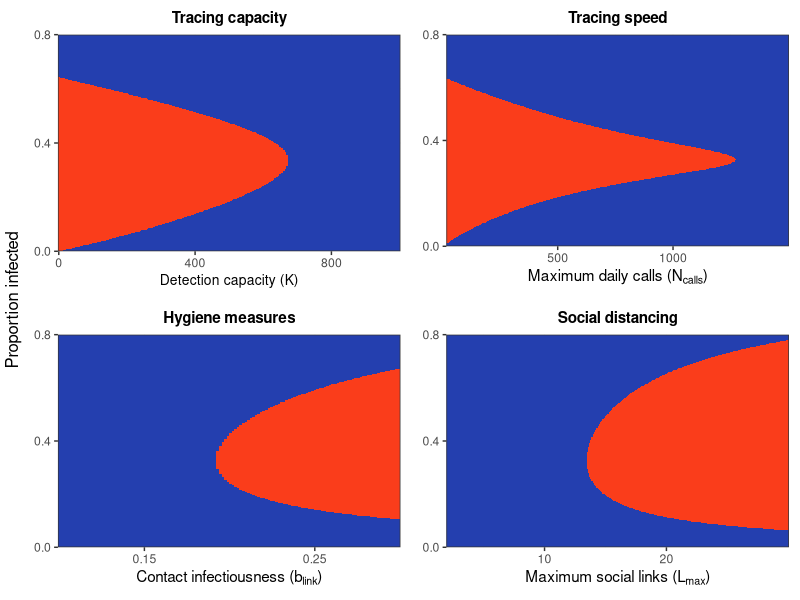
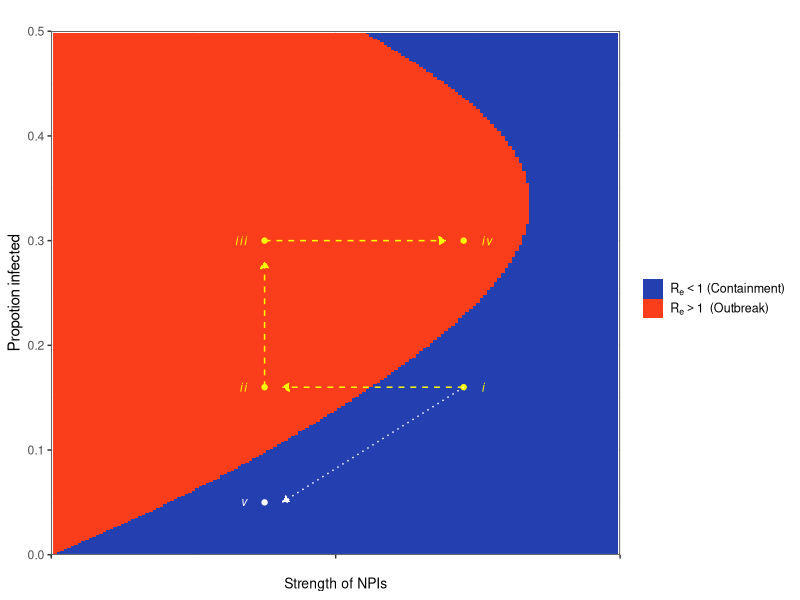
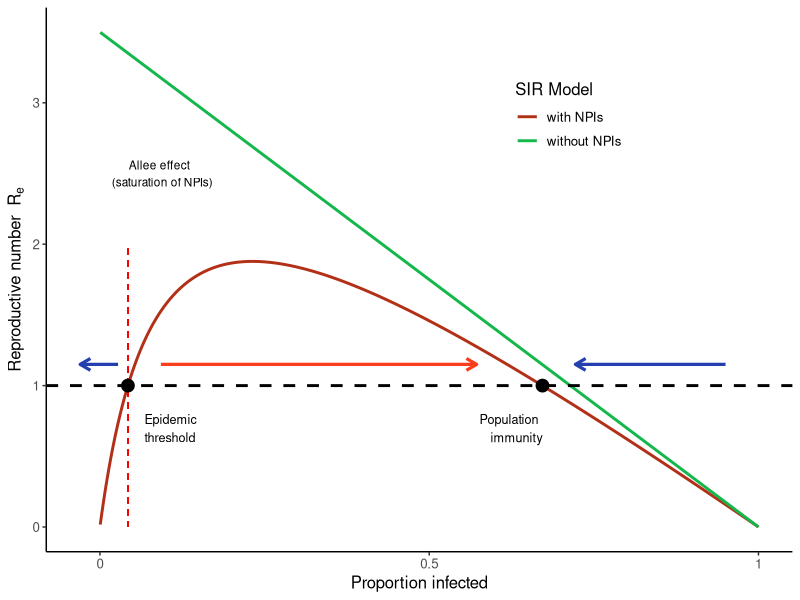
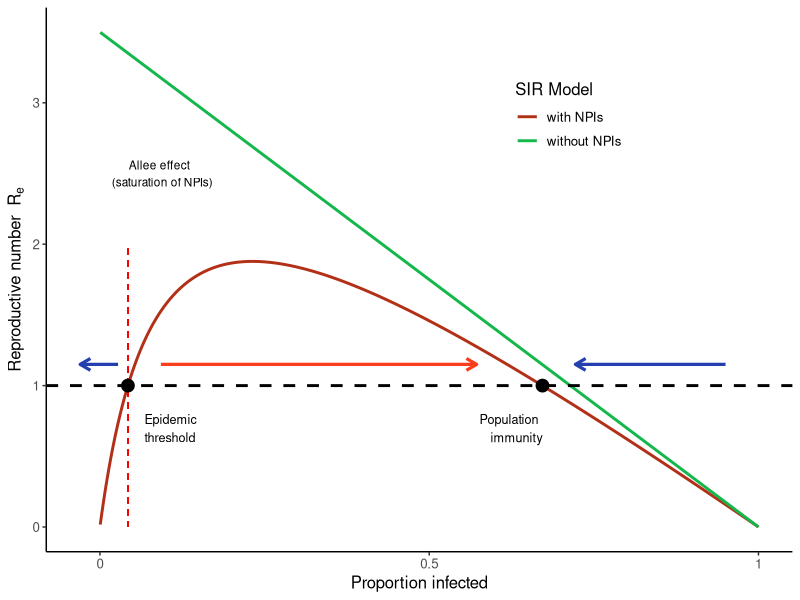

Write R code to recreate these figures, in order.
###### Plot the state space of Rt against N infected for different interventions

# Variables
#
# Npop: overall population
# pCall: probability that an attempt to contact individual is succesful
# pInfection: probability that a close contact is infected
# maxLinks: average number of close contacts that non detected infected individuals make
# NDailyCalls: daily number of contacting attempts that can be performed
# maxDetected: maximum number of infected individuals that can be detected
# infectedSubsample: plotting parameter to subsample infected for 2D rasters
# propInfectedMax: plotting parameter to truncate 2D plots vertically

library(tidyr)
library(ggplot2)
library(reshape)
library(dplyr)
library(gridExtra)
library(cowplot)
library(gtable)

#########
# ---- Basic model functions ----
########

# function of effective social links by day
links_fun <- function(maxLinks, day){
  return(maxLinks * (day^4) / (day^4 + 7^4))
}

# calculate the expected number of links of detected individuals
expected_links <- function(maxLinks, pContact){
  days <- c(0:20)
  pDay <- dgeom(days, pContact)
  pDay[length(pDay)] <- 1 - sum(pDay[1:(length(pDay)-1)])
  links <- links_fun(maxLinks, days)
  expectedLinks <- sum(pDay * links)
  return(expectedLinks)
}

# calculate Rt for given parameters
calculate_Rt <- function(maxDetected, maxLinks, Infected, pCall, NDailyCalls,
                   pInfection, Npop){
  # Expected number of detected individuals
  pDetected <- maxDetected / (maxDetected + Infected)
  NDetected <- pDetected * Infected
  # Daily probability that a detected individual is contacted
  pContact <- 1 - (1-pCall)^(NDailyCalls/NDetected)
  # Number of expected social links for detected individuals
  detectedLinks <- expected_links(maxLinks, pContact)
  # Probability that a contact of an infected is susceptible
  pSusceptible<- (Npop - Infected - 1) / (Npop - 1)
  # Rt calculation
  Rt <- pSusceptible * pInfection * (pDetected*detectedLinks + (1-pDetected)*maxLinks)
  return(Rt)
}

# calculates Rt for a vector of values of Infected
calculate_Rt_range <- function(maxDetected, maxLinks, Infected, pCall,
                               NDailyCalls, pInfection, Npop){
  RtVec <- vector()
  for (i in c(1:length(Infected))) {
    RtVec[i] <- calculate_Rt(maxDetected, maxLinks, Infected[i], pCall,
                             NDailyCalls, pInfection, Npop)
  }
  return(RtVec)
}

##############################
# --- Functions that generate phase space -----
#############################

### Calculate Rt for a varying number of detection capacity
Rt_detected <- function(maxLinks, maxDetected, pCall,  pInfection,
                     NDailyCalls, Npop, propInfectedMax = 1){
  infected <- c(1:round(Npop*propInfectedMax))
  RtSpace <- matrix(NA, ncol=length(maxDetected), nrow=length(infected))
  for(md in c(1:length(maxDetected))) {
    RtSpace[,md] <-  calculate_Rt_range(maxDetected=maxDetected[md],
                                        maxLinks=maxLinks, Infected=infected,
                                        pCall=pCall,
                                        NDailyCalls=NDailyCalls,
                                        pInfection=pInfection,
                                        Npop=Npop)
  }
  colnames(RtSpace) <- maxDetected
  rownames(RtSpace) <- infected
  return(RtSpace)
}


### Calculate Rt for a varying number of daily calls
Rt_calls <- function(maxLinks, maxDetected, pCall,  pInfection,
                     NDailyCalls, Npop, propInfectedMax = 1){
  infected <- c(1:round(Npop*propInfectedMax))
  RtSpace <- matrix(NA, ncol=length(NDailyCalls), nrow=length(infected))
  for(nc in c(1:length(NDailyCalls))) {
    RtSpace[,nc] <-  calculate_Rt_range(maxDetected=maxDetected,
                                        maxLinks=maxLinks, Infected=infected,
                                        pCall=pCall,
                                        NDailyCalls=NDailyCalls[nc],
                                        pInfection=pInfection,
                                        Npop=Npop)
  }
  colnames(RtSpace) <- NDailyCalls
  rownames(RtSpace) <- infected
  return(RtSpace)
}


### Calculate Rt for a varying number of maximum contacts
Rt_links <- function(maxLinks, maxDetected, pCall,  pInfection,
                     NDailyCalls, Npop, propInfectedMax = 1){
  infected <- c(1:round(Npop*propInfectedMax))
  RtSpace <- matrix(NA, ncol=length(maxLinks), nrow=length(infected))
  for(ml in c(1:length(maxLinks))) {
    RtSpace[,ml] <-  calculate_Rt_range(maxDetected=maxDetected,
                                        maxLinks=maxLinks[ml], Infected=infected,
                                        pCall=pCall,
                                        NDailyCalls=NDailyCalls,
                                        pInfection=pInfection,
                                        Npop=Npop)
  }
  colnames(RtSpace) <- maxLinks
  rownames(RtSpace) <- infected
  return(RtSpace)
}

### Calculate Rt for a varying number of probability of infectious close contact
Rt_pInfection <- function(maxLinks, maxDetected, pCall,  pInfection,
                     NDailyCalls, Npop, propInfectedMax = 1){
  infected <- c(1:round(Npop*propInfectedMax))
  RtSpace <- matrix(NA, ncol=length(pInfection), nrow=length(infected))
  for(pI in c(1:length(pInfection))) {
    RtSpace[,pI] <-  calculate_Rt_range(maxDetected=maxDetected,
                                        maxLinks=maxLinks, Infected=infected,
                                        pCall=pCall,
                                        NDailyCalls=NDailyCalls,
                                        pInfection=pInfection[pI],
                                        Npop=Npop)
  }
  colnames(RtSpace) <- pInfection
  rownames(RtSpace) <- infected
  return(RtSpace)
}

# Enlongate and subsample matrix, and binarize, to draw raster in ggplot
# varNames is the names of the columns
# infectedSubsample indicates to keep 1 of every infectedSumsample infected values
enlongate_matrix <- function(inputMatrix, varNames, infectedSubsample) {
  longDF <- melt.array(inputMatrix, varnames = varNames) %>%
    dplyr::rename(., Rt = value) %>%
    dplyr::mutate(., Rt_exp = as.factor(as.integer(Rt > 1))) %>%
    as_tibble(.) %>%
    dplyr::filter(., (Infected %% infectedSubsample) == 0)
  return(longDF)
}

# plot 2D
plot_phase_space <- function(inputDF, reverse = FALSE){
  spacePlot <- ggplot(inputDF, aes(x = measure, y = Infected, fill = Rt_exp)) +
    geom_raster() +
    scale_fill_manual(values = c("#243faf", "#fa3d1b"),
                      name = element_blank(), labels = c(bquote(R[e]<1~"(Containment)"),
                                                         bquote(R[e]>1~" (Outbreak)"))) +
    scale_y_continuous(name = "Proportion infected", expand = c(0,0),
                       limits = c(0,.8), breaks = c(0, 0.4, 0.8)) +
    theme_bw()
  if (reverse) {
    spacePlot <- spacePlot +
      scale_x_reverse(name = xName, expand = c(0,0))
  }
  return(spacePlot)
}


###############################
# ---- Make the space plots -----
###############################

# general parameters
pCall <- 0.15
pInfection <- 0.2
Npop <- 2000
maxLinks <- 14
propInfectedMax <- 1
NDailyCalls <- 800
infectedSubsample <- 3
maxDetected <- 600

# ranges for 
maxDetected_Vec <- seq(0, 1000, 5)
dailyCalls_Vec <- seq(20, 1500, 5)
maxLinks_Vec <- seq(2, 30, 0.1)
pInfection_Vec <- seq(0.1, 0.3, 0.0015)

# Space plot for maximum number of people that can be detected
detectedLong <- Rt_detected(maxLinks = maxLinks, maxDetected = maxDetected_Vec,
                        pCall = pCall, pInfection = pInfection,
                        NDailyCalls = NDailyCalls, Npop = Npop,
                        propInfectedMax = propInfectedMax) %>%
                enlongate_matrix(., c("Infected", "maxDetected"), infectedSubsample)

detectedPlot <- dplyr::rename(detectedLong, measure = maxDetected) %>%
  dplyr::mutate(Infected =Infected/ Npop) %>% 
  plot_phase_space(.) +
  ggtitle("Tracing capacity") +
  theme(plot.title = element_text(hjust = 0.5, size = 11, face = "bold"),
        axis.title.x = element_text(size = 10)) +
  scale_x_continuous(breaks = c(0, 400, 800),
                     name = bquote("Detection capacity (K)"),
                     expand = c(0,0))

# Space plot for maximum number of calls (speed of detection)
callsLong <- Rt_calls(maxLinks = maxLinks, maxDetected = maxDetected,
                        pCall = pCall, pInfection = pInfection,
                        NDailyCalls = dailyCalls_Vec, Npop = Npop,
                        propInfectedMax = propInfectedMax) %>%
            enlongate_matrix(., c("Infected", "maxCalls"), infectedSubsample)

callsPlot <- dplyr::rename(callsLong, measure = maxCalls) %>%
  dplyr::mutate(Infected =Infected/ Npop) %>% 
  plot_phase_space(.) +
  ggtitle("Tracing speed") +
  theme(plot.title = element_text(hjust = 0.5, size = 11, face = "bold")) +
  scale_x_continuous(breaks = c(0, 500, 1000),
                     name = bquote("Maximum daily calls ("*N[calls]*")"),
                     expand = c(0,0))

# Space plot for maximum number of links
linksLong <- Rt_links(maxLinks = maxLinks_Vec, maxDetected = maxDetected,
                        pCall = pCall, pInfection = pInfection,
                        NDailyCalls = NDailyCalls, Npop = Npop,
                        propInfectedMax = propInfectedMax) %>% 
            enlongate_matrix(., c("Infected", "maxLinks"), infectedSubsample)
linksPlot <- dplyr::rename(linksLong, measure = maxLinks) %>%
  dplyr::mutate(Infected =Infected/ Npop) %>% 
  plot_phase_space(.) +
  ggtitle("Social distancing") +
  theme(plot.title = element_text(hjust = 0.5, size = 11, face = "bold")) +
  scale_x_continuous(breaks = c(10, 20),
                     name = bquote("Maximum social links ("*L[max]*")"),
                     expand = c(0,0))

# Space plot for pInfection 
infectionLong <- Rt_pInfection(maxLinks = maxLinks, maxDetected = maxDetected,
                        pCall = pCall, pInfection = pInfection_Vec,
                        NDailyCalls = NDailyCalls, Npop = Npop,
                        propInfectedMax = propInfectedMax) %>%
            enlongate_matrix(., c("Infected", "pInfection"), infectedSubsample)
infectionPlot <- dplyr::rename(infectionLong, measure = pInfection) %>%mutate(Infected =Infected/ Npop) %>% 
  plot_phase_space(.) +
  ggtitle("Hygiene measures") +
  theme(plot.title = element_text(hjust = 0.5, size = 11, face = "bold")) +
  scale_x_continuous(breaks = c(0.15, 0.25),
                     name = bquote("Contact infectiousness ("*b[link]*")"),
                     expand = c(0,0))



# ---- arrange plots into grid -----
legendPlot <- detectedPlot + theme(legend.position = "bottom",
                                   legend.key.size = unit(.5,"cm"),
                                   legend.text = element_text(size = 9))
legend <- gtable_filter(ggplotGrob(legendPlot), "guide-box")

plotGrid <- grid.arrange(
                     arrangeGrob(detectedPlot + theme(legend.position="none",
                                                      axis.title.y=element_blank(),
                                                      plot.margin=margin(8,8,8,8)),
                                 callsPlot + theme(legend.position="none",
                                                      axis.title.y=element_blank(),
                                                      plot.margin=margin(8,8,8,8)),
                                 infectionPlot + theme(legend.position="none",
                                                      axis.title.y=element_blank(),
                                                      plot.margin=margin(8,8,8,8)),
                                 linksPlot + theme(legend.position="none",
                                                      axis.title.y=element_blank(),
                                                      plot.margin=margin(8,8,8,8)),
                                 ncol=2, left = "Proportion infected")#,legend,
                     #heights=c(10, .5)
                     )


ggsave("./plots/phase_space.png", plotGrid, width = 15, height = 13, units = "cm")


######
### ---- plot state-space dynamics for fig 1d----
###
x1 = 300
x2 = 580
y1 = .16
y2 = .3
y1bis = .05
xOffset = 25
yOffset= 15
colSquare = "yellow"
colLine = "white"
linSquare="dashed"
linLine = "dotted"
fontSize = 3
xLim = c(0,800)
yLim = c(0,.5)


npi.upper.plot = detectedPlot + scale_x_continuous(breaks = c(0, 400, 800), 
                                  labels = c("","",""),
                                  expand = c(0,0),
                                  limits = xLim) +
  scale_y_continuous(expand=c(0,0),limits=yLim)+
  ggtitle("") +
  labs(x="Strength of NPIs",y="Propotion infected")+
  
  theme(#axis.title.y=element_blank(),
        legend.key.size = unit(.5,"cm"),
        legend.text = element_text(size = 9),
        legend.position = "right")+
  annotate(geom="point",x=x1,y=y1,col=colSquare)+
  annotate(geom="point",x=x2,y=y1,col=colSquare)+
  annotate(geom="point",x=x1,y=y2,col=colSquare)+
  annotate(geom="point",x=x2,y=y2,col=colSquare) + 
  annotate(geom = "text",x=x2+xOffset,y1,label="italic(i)",size=fontSize,parse=T,hjust="outward",col=colSquare)+
  annotate(geom = "text",x=x2+xOffset,y2,label="italic(iv)",size=fontSize,parse=T,hjust="outward",col=colSquare)+
  annotate(geom = "text",x=x1-xOffset,y1,label="italic(ii)",size=fontSize,parse=T,hjust="outward",col=colSquare)+
  annotate(geom = "text",x=x1-xOffset,y2,label="italic(iii)",size=fontSize,parse=T,hjust="outward",col=colSquare)+
  annotate(geom="segment",x=x2,xend = x1+25,y=y1,yend=y1,col=colSquare,
           arrow = arrow(length = unit(0.2, "cm"), ends = "last",type="closed"),linetype=linSquare) +
  annotate(geom="segment",x=x1,xend = x2-25,y=y2,yend=y2,col=colSquare,
           arrow = arrow(length = unit(0.2, "cm"), ends = "last",type = "closed"),linetype=linSquare)+
  annotate(geom="segment",x=x1,xend = x1,y=y1,yend=y2-.02,col=colSquare,
           arrow = arrow(length = unit(0.2, "cm"), ends = "last",type = "closed"),linetype=linSquare)+
  annotate(geom="point",x=x1,y=y1bis,col=colLine)+
  annotate(geom = "text",x=x1-xOffset,y1bis,label="italic(v)",size=fontSize,parse=T,hjust="outward",col=colLine)+
  annotate(geom="segment",x=x2,xend = x1+xOffset,y=y1,yend=y1bis,col=colLine,
           arrow = arrow(length = unit(0.2, "cm"), ends = "last",type="closed"),linetype=linLine)


npi.upper.plot


#npi.lower.plot = npi.upper.plot

#grid.arrange(npi.upper.plot,npi.lower.plot,ncol=1,left="Proportion infected",bottom="Strength of NPIs")

########################
#----  plot 1d phase space ----
########################

# Rt as function of infected individuals without allee
logistic_R <- function(R0, Npop) {
  I <- c(1:Npop)
  R <- R0 * (Npop - I)/Npop
  return(R)
}

# Rt as function of infected individuals with allee
allee_R <- function(R0, Npop, I50) {
  I <- c(1:Npop)
  R <- R0 * (Npop - I)/Npop * I / (I + I50)
  return(R)
}

lR <- logistic_R(3.5, 2000)
aR <- allee_R(3.5, 2000, 200)

rdf <- data.frame(Infected = c(1:2000), lR = lR, aR = aR) %>%
  tidyr::pivot_longer(., cols = c("aR", "lR"), names_to = "model",
                      values_to = "R")

#--- plotting code to detect and signal thresholds and comment the plots----

equilibriumPoints <- which(aR < 1)
point1 <- which(diff(equilibriumPoints) == max(diff(equilibriumPoints)))
point2 <- equilibriumPoints[point1+1]

equilibriumDf <- data.frame(Infected = c(point1, point2), R = c(1, 1),
                               type = c("unstable", "stable"))
arrowDf <- data.frame(Ii = c(point1 - 30, point1 + 100, Npop - 100),
                      If = c(-60, point2 - 200, point2 + 100),
                      direction = c("left", "right", "left"),
                      R = 1.15)

thresholdText <- c("Epidemic \nthreshold")
immunityText <- c("Population \nimmunity")


allee1D <- ggplot(rdf, aes(x = Infected, y = R, color = model)) +
  geom_line(size = 1) +
  scale_color_manual(values = c("#b33018", "#14b74b"), name = "SIR Model",
                     labels = c("with NPIs", "without NPIs")) +
  geom_hline(yintercept = 1, size = 1, linetype = "dashed") +
  geom_segment(aes(x = point1, xend = point1, y = 0, yend = 2), color = "red",
               linetype = "dashed") +
  xlab("Proportion infected") +
  ylab(bquote('Reproductive number ' ~R[e] )) +
  geom_point(data = equilibriumDf, size = 4, color = "black") +
  geom_segment(data = dplyr::filter(arrowDf, direction == "right"),
               aes(x = Ii, xend = If, y = R, yend = R), color = "#fa3d1b",
               arrow = arrow(length = unit(0.3, "cm")), size = 1.1) +
  geom_segment(data = dplyr::filter(arrowDf, direction == "left"),
               aes(x = Ii, xend = If, y = R, yend = R), color =  "#243faf",
               arrow = arrow(length = unit(0.3, "cm"), ends = "last"),
               size = 1.1) +
  #geom_text(aes(x = point1+50, y = 0.7), label = thresholdText, color = "black",
            #hjust = "inward", family = "sans", fontface = "plain", ) +
  annotate("text", x=point1+50, y=0.7, label=thresholdText, size=3.2, hjust="inward") +
  annotate("text", x=point2, y=0.7, label=immunityText, size=3.2, hjust="inward") +
  annotate("text",x=point1+100,y=2.5,label="Allee effect \n (saturation of NPIs)",size=3,hjust="center") +
#  geom_text(aes(x = point2, y = 0.7), label = immunityText, color = "black",
 #           hjust = "inward", family = "sans", fontface = "plain" ) +
  theme_classic() +
  scale_x_continuous(breaks = c(0, 1000, 2000), labels = c(0, 0.5, 1)) + 
  theme(legend.position = c(.7,.8),text=element_text(size=12)) 

allee1D <- print(allee1D)
ggsave("./plots/allee1D.png", allee1D, width = 15, height = 9, units = "cm")
